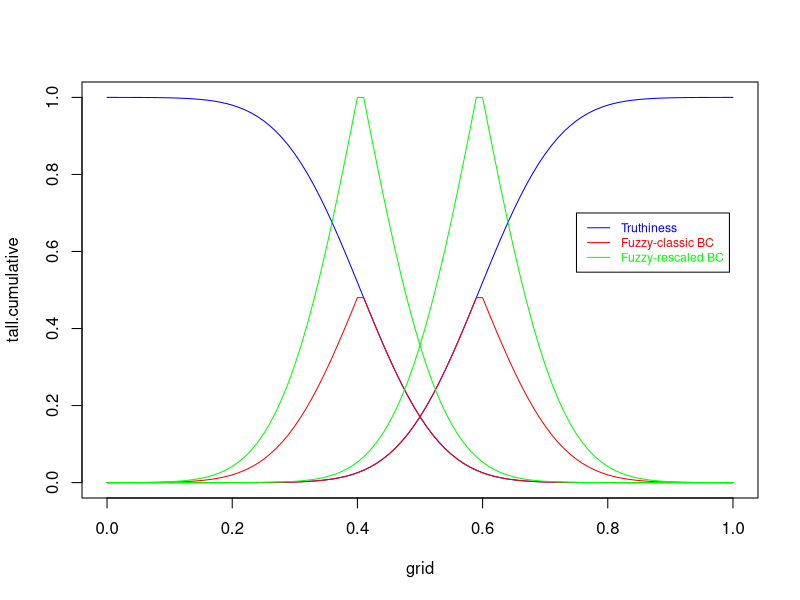
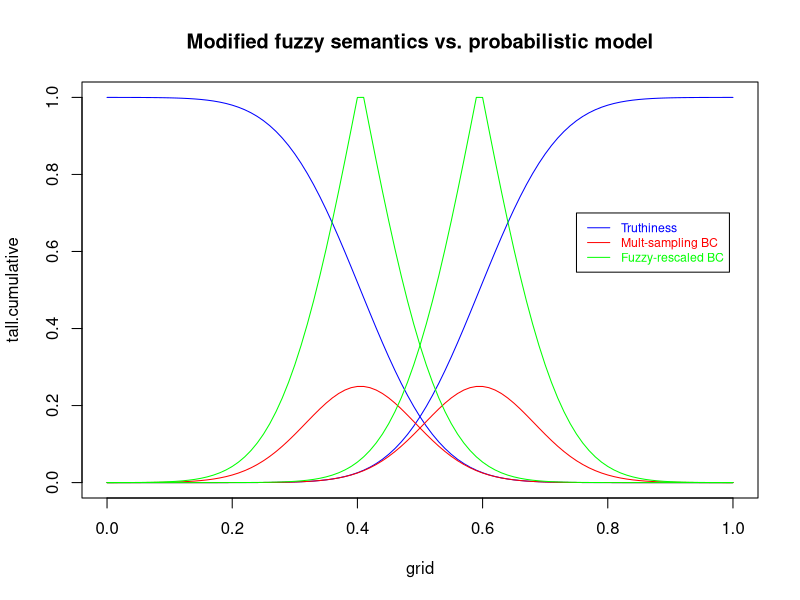
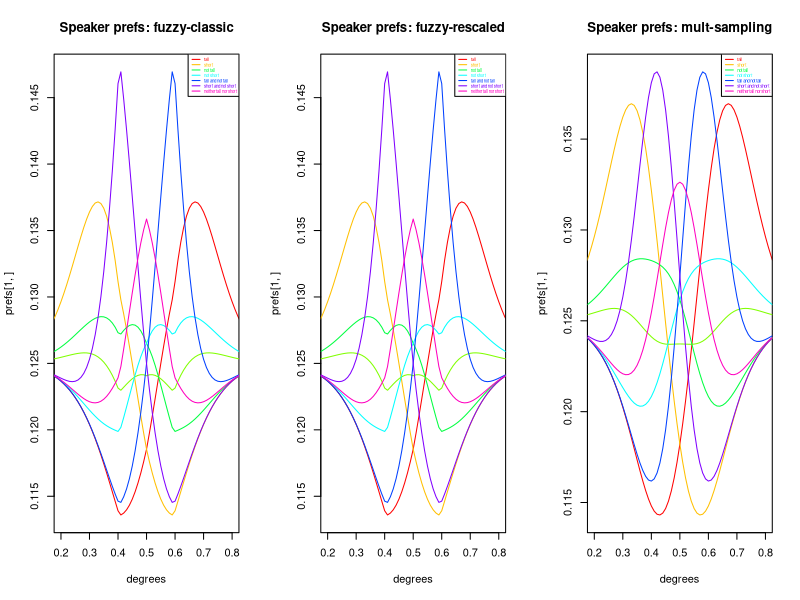
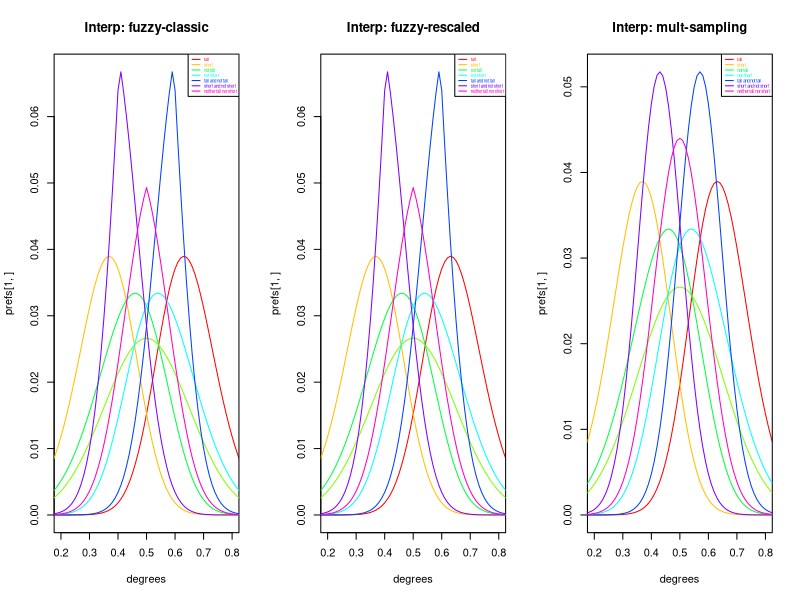

The R source for these figures, in order:
#
# Conceptual model for borderline contradictions. 
# Just semantics: We assume some distribution and then apply
# the definitions.
#

Normalize = function(v) {
  sm = sum(v)
  if (length(v) == 0) warning("Attempt to normalize empty vector")
  else if (sm <= 0) warning("Normalize(): Vector sum must be positive")
  else v/sm
}
vector.min = function(v1, v2) {
  ln = length(v1)
  if (ln != length(v2)) warning('unequal vector lenghts in vector.min()')
  else sapply(1:ln, function(i) min(v1[i], v2[i]))
}
decum = function(v) {
  out = rep(NA, length(v))
  out[1] = v[1]
  for (i in 2:length(v)) {
    out[i] = v[i] - v[i-1]
  }
  return(out)
}

grid.size = 101
tall.mu = .6
short.mu = .4
both.sd = .1

grid = seq(from=0, to=1, length.out=grid.size)
tall.theta = Normalize(sapply(grid, FUN=function(x) dnorm(x, tall.mu, both.sd)))
short.theta = Normalize(sapply(grid, FUN=function(x) dnorm(x, short.mu, both.sd)))

tall.cumulative = cumsum(tall.theta)
short.cumulative = rev(cumsum(rev(short.theta)))

not.tall.cumulative = 1 - tall.cumulative
not.short.cumulative = 1 - short.cumulative

neither.prob = not.tall.cumulative * not.short.cumulative
neither.fuzzy = vector.min(not.tall.cumulative, not.short.cumulative)

tall.fuzzy.classic.BC.cumulative = vector.min(tall.cumulative, not.tall.cumulative)
tall.fuzzy.rescaled.BC.cumulative = tall.fuzzy.classic.BC.cumulative / max(tall.fuzzy.classic.BC.cumulative)

short.fuzzy.classic.BC.cumulative = vector.min(short.cumulative, not.short.cumulative)
short.fuzzy.rescaled.BC.cumulative = short.fuzzy.classic.BC.cumulative / max(short.fuzzy.classic.BC.cumulative)

tall.mult.sampling.BC.cumulative = tall.cumulative * not.tall.cumulative
short.mult.sampling.BC.cumulative = short.cumulative * not.short.cumulative

# plot fuzzy classic vs fuzzy rescaled
plot(grid, tall.cumulative, col='blue', type='l', ylim=c(0,1))
lines(grid, short.cumulative, col='blue')
lines(grid, tall.fuzzy.classic.BC.cumulative, col='red')
lines(grid, short.fuzzy.classic.BC.cumulative, col='red')
lines(grid, tall.fuzzy.rescaled.BC.cumulative, col='green')
lines(grid, short.fuzzy.rescaled.BC.cumulative, col='green')
legend(x=.75, y=.7, c('Truthiness', 'Fuzzy-classic BC', 'Fuzzy-rescaled BC'), col=c('blue', 'red', 'green'), text.col=c('blue', 'red', 'green'), cex=.74, lty=1)

# plot fuzzy rescaled vs multiple sampling
plot(grid, tall.cumulative, col='blue', type='l', ylim=c(0,1), main='Modified fuzzy semantics vs. probabilistic model')
lines(grid, short.cumulative, col='blue')
lines(grid, tall.mult.sampling.BC.cumulative, col='red')
lines(grid, short.mult.sampling.BC.cumulative, col='red')
lines(grid, tall.fuzzy.rescaled.BC.cumulative, col='green')
lines(grid, short.fuzzy.rescaled.BC.cumulative, col='green')
legend(x=.75, y=.7, c('Truthiness', 'Mult-sampling BC', 'Fuzzy-rescaled BC'), col=c('blue', 'red', 'green'), text.col=c('blue', 'red', 'green'), cex=.74, lty=1)

# Next: plug into a pragmatic model ...

# choice point: does the improbability of the multiple-sampling being true affect the speaker probabilities? or do we just let costs do the work of sharpening this utterance?
degrees = grid
degree.mu = .5
degree.sd = .15
degree.prior = Normalize(sapply(degrees, function(x) dnorm(x, degree.mu, degree.sd)))
lambda = 4
cost.param = .05

utterances = c('tall', 'short', 'nada', 'not tall', 'not short', 'tall and not tall', 'short and not short', 'neither tall nor short')
cost = function(u) cost.param * switch(u, 
                                       'tall' = 1,
                                       'short' = 1,
                                       'not tall' = 1,
                                       'not short' = 1,
                                       'tall and not tall' = 1,
                                       'short and not short' = 1,
                                       'neither tall nor short' = 1,
                                       'nada' = 1
)
vacuous = rep(1, grid.size)
listener = function(semantic.theory) {
  sapply(utterances, function(u) {
    print(u)
    # truthiness is the likelihood function
    truthiness = sapply(degrees, FUN=function(d) {
      if (u == 'tall and not tall') {
        if (semantic.theory == 'fuzzy-classic') {
          sem = tall.fuzzy.classic.BC.cumulative
        } else if (semantic.theory == 'fuzzy-rescaled') {
          sem = tall.fuzzy.rescaled.BC.cumulative
        } else if (semantic.theory == 'mult-sampling') {
          sem = tall.mult.sampling.BC.cumulative
        } else warning('unknown semantic theory in function semantics()')
      } else if (u == 'short and not short') {
        if (semantic.theory == 'fuzzy-classic') {
          sem = short.fuzzy.classic.BC.cumulative
        } else if (semantic.theory == 'fuzzy-rescaled') {
          sem = short.fuzzy.rescaled.BC.cumulative
        } else if (semantic.theory == 'mult-sampling') {
          sem = short.mult.sampling.BC.cumulative
        } else warning('unknown semantic theory in function semantics()')
      } else if (u == 'neither tall nor short') {
        if (semantic.theory == 'mult-sampling') {
          sem = neither.prob
        } else {
          sem = neither.fuzzy
        }
      } else {
        # stuff shared among all theories
        sem = switch(u,
                   'tall' = tall.cumulative,
                   'short' = short.cumulative,
                   'not tall' = not.tall.cumulative,
                   'not short' = not.short.cumulative,
                   'nada' = vacuous
        )
      }
      return(sem[which(degrees==d)])
    })
    return(Normalize(degree.prior * truthiness))
  })
}

listener.fuzzy.classic = listener('fuzzy-classic')
listener.fuzzy.rescaled = listener('fuzzy-rescaled')
listener.mult.sampling = listener('mult-sampling')

# P_S1(u | d) \propto exp(lambda * U(u))
#                   = exp(lambda * (P_L0(d | u) * cost(u))) 

speaker.prefs = function(d, semantic.theory) {
  listener.probs = switch(semantic.theory,
                  'fuzzy-classic' = listener.fuzzy.classic,
                'fuzzy-rescaled' = listener.fuzzy.rescaled,
                'mult-sampling' = listener.mult.sampling
                )
  listener.based.prefs = listener.probs[which(degrees == d),]
    # pick out the row where the relevant listener probs are
  utt.pref = function(u) {
    exp(lambda * (listener.based.prefs[which(utterances==u)] - cost(u)))
  }
  utt.probs = Normalize(sapply(utterances, utt.pref))
  return(utt.probs)
}


# taking speaker prefs to be a model of intuitive 'appropriateness':
theory.prefs = function(theory.name) {
  p = sapply(degrees, function(d) speaker.prefs(d, theory.name))
  rownames(p) = utterances
  colnames(p) = paste('d=', round(degrees,2), sep='')
  return(p)
}
fuzzy.classic.prefs = theory.prefs('fuzzy-classic')
fuzzy.rescaled.prefs = theory.prefs('fuzzy-rescaled')
mult.sampling.prefs = theory.prefs('mult-sampling')

cols = rainbow(length(utterances))
plot.utt.prefs = function(theory.name) {
  prefs = switch(theory.name, 
                 'fuzzy-classic' = fuzzy.classic.prefs,
                 'fuzzy-rescaled' = fuzzy.rescaled.prefs,
                 'mult-sampling' = mult.sampling.prefs
                 )
  plot(degrees, prefs[1,], col=cols[1], type='l', xlim=c(.2,.8), ylim=c(min(prefs[-3,]),max(prefs[-3,])), main=paste('Speaker prefs:', theory.name))
  for (i in 2:length(utterances)) {
    lines(degrees, prefs[i,], col=cols[i])
  }
  legend('topright', utterances[-3], text.col=cols[-3], col=cols[-3], lty=1, cex=.4)
}

par(mfrow=c(1,3))
plot.utt.prefs('fuzzy-classic')
plot.utt.prefs('fuzzy-rescaled')
plot.utt.prefs('mult-sampling')

plot.interp = function(theory.name) {
  prefs = switch(theory.name, 
                 'fuzzy-classic' = t(listener.fuzzy.classic),
                 'fuzzy-rescaled' = t(listener.fuzzy.rescaled),
                 'mult-sampling' = t(listener.mult.sampling)
  )
  plot(degrees, prefs[1,], col=cols[1], type='l', xlim=c(.2,.8), ylim=c(min(prefs[-3,]), max(prefs[-3,])), main=paste('Interp:', theory.name))
  for (i in 2:length(utterances)) {
    lines(degrees, prefs[i,], col=cols[i])
  }
  legend('topright', utterances[-3], text.col=cols[-3], col=cols[-3], lty=1, cex=.4)
}

par(mfrow=c(1,3))
plot.interp('fuzzy-classic')
plot.interp('fuzzy-rescaled')
plot.interp('mult-sampling')
